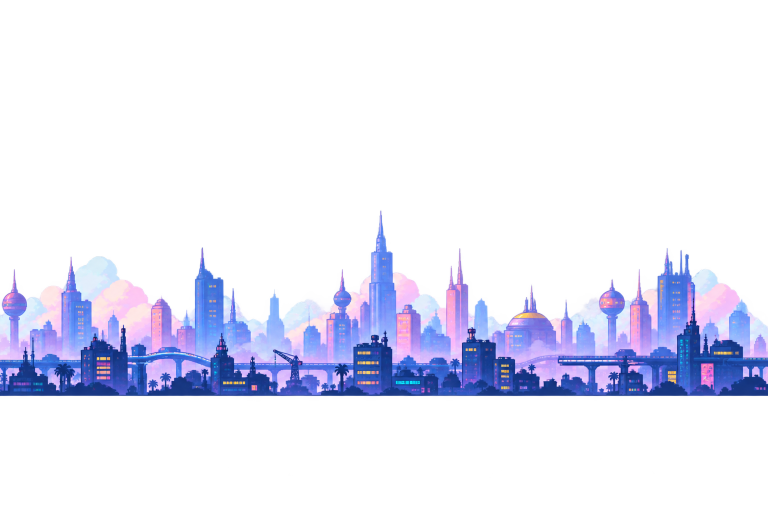
#> input picture moetorcycles/assets/bg/bg_far.png, 1536 x 1024 px, given in place of eggs_sky.png, which was not available (shown at 1/2 size)
$ python gen_moto.py
#> lines starting #> are read from the running program, lines starting #| are printed output that depends on the picture
#!/usr/bin/env python3
"""Shrinks MOEtorcycles art (3 rides, 5 maps) for SHELL's 320x240 screen.

  python3 tools/gen_moto.py  -> root/YOLK/moto/

The full game is 1280x720, so everything is drawn at 1/3 scale here.
"""
import sys
from pathlib import Path
from PIL import Image, ImageDraw

HERE = Path(__file__).resolve().parent
OUT = HERE.parent / "root" / "YOLK" / "moto"
GAME = Path.home() / "80Eggs" / "moetorcycles" / "assets"

sys.path.insert(0, str(HERE))
from gen_art import title, yolk_face, PINK, YOLK  # noqa: E402

SCALE = 3          # the full game is 3x taller than SHELL's screen
RIDES = {"eggs": 80, "crayons": 68, "poki": 48}     # 150 * the ride's scale / 3, its height in the game
MAPS = ["eggs", "crayons", "moemoe", "glitch", "miami"]
STRIP_MAPS = ["eggs", "crayons"]   # their foreground is low enough to keep as a moving strip


# [13 lines left out: function to_bmp, not called in this run]


def layer(m, name, h=240):
#> called with m = 'eggs', name = 'sky', h = 240
    im = Image.open(GAME / "bg" / f"{m}_{name}.png").convert("RGBA")
#> im is the input picture: PIL image 1536x1024 RGBA; mean R, G, B, A 44.5, 47.8, 75.4, 50.6
    return im.resize((round(im.width * h / im.height), h), Image.LANCZOS)
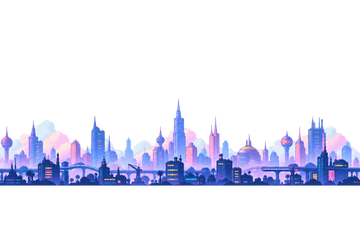
#> returned value: PIL image 360x240 RGBA; mean R, G, B, A 29.7, 31.3, 47.9, 50.7; transparent parts drawn white


FRONT_TOP = 160   # the see-through strip starts at this row


def backgrounds(m, out):
    # see-through layers are slow to draw on SHELL, so sky + far + mid are baked into
    # one solid layer, and only a bottom strip of the near layer stays see-through.
    # The other maps' foregrounds (palms, cats, bus stops) are too tall for a strip,
    # so they're baked in too.
    back = layer(m, "sky")
    back.alpha_composite(layer(m, "far"))
#> call 2 of layer, with m = 'eggs', name = 'far', h = 240
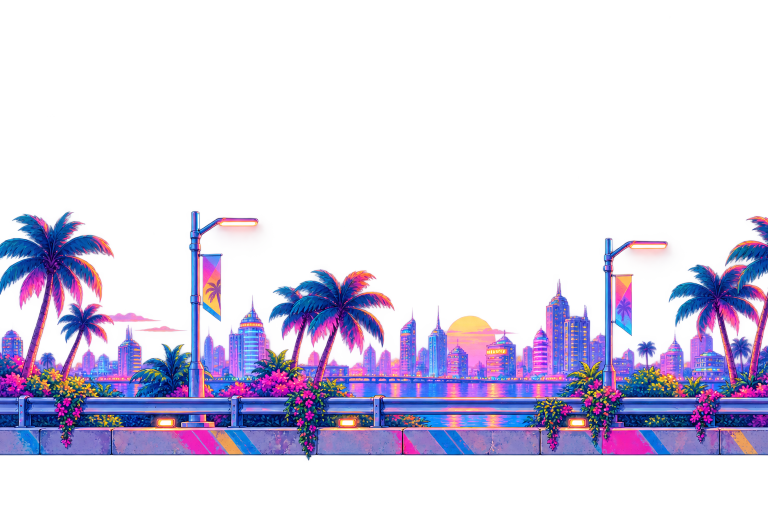
#> input picture moetorcycles/assets/bg/bg_mid.png, 1536 x 1024 px, given in place of eggs_far.png, which was not available (shown at 1/2 size)
#> in layer, im is the input picture: PIL image 1536x1024 RGBA; mean R, G, B, A 62.5, 50.8, 86.8, 70.3
#> in layer (call 2), `return im.resize((round(im.width * h / im.height), h), Image.LANCZOS)`:
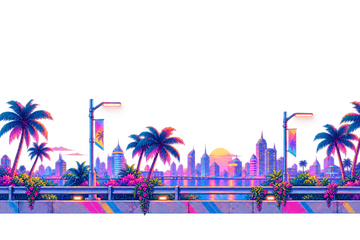
#> returned value: PIL image 360x240 RGBA; mean R, G, B, A 40.2, 31.8, 58.1, 70.4; transparent parts drawn white
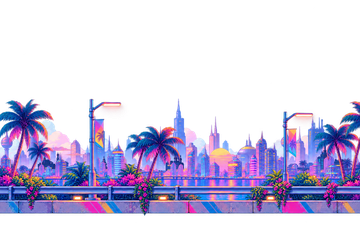
#> back: PIL image 360x240 RGBA; mean R, G, B, A 48.1, 41.9, 70.2, 88.5; transparent parts drawn white
    back.alpha_composite(layer(m, "mid"))
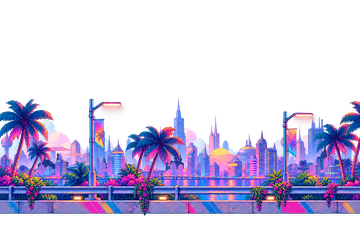
#> back: PIL image 360x240 RGBA; mean R, G, B, A 48, 41.5, 69.8, 90; transparent parts drawn white
    front = layer(m, "near")
    if m in STRIP_MAPS:
        to_bmp(front.crop((0, FRONT_TOP, front.width, front.height))).save(out / "front.bmp", "BMP")
    else:
        back.alpha_composite(front)
    back.convert("RGB").save(out / "back.bmp", "BMP")


# [71 lines left out: functions ride, hay, crayon, emoji, cone, umbrella, not called in this run]


HAZARDS = {"eggs": hay, "crayons": crayon, "moemoe": emoji, "glitch": cone, "miami": umbrella}


# [18 lines left out: functions star, ring, not called in this run]


if __name__ == "__main__":
    OUT.mkdir(parents=True, exist_ok=True)
    for m in MAPS:
        out = OUT / "maps" / m
        out.mkdir(parents=True, exist_ok=True)
#> (the run stopped early here; a loop or call above may not have finished)
